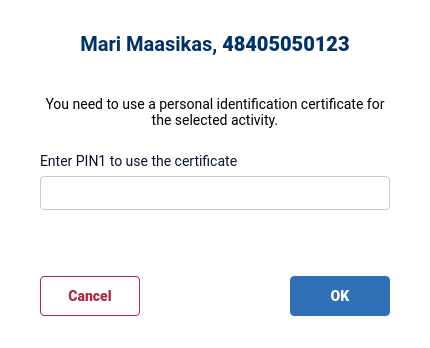
<?xml version="1.0" encoding="UTF-8"?>
<ui version="4.0">
 <class>PinPopup</class>
 <widget class="QDialog" name="PinPopup">
  <property name="windowModality">
   <enum>Qt::WindowModal</enum>
  </property>
  <property name="geometry">
   <rect>
    <x>0</x>
    <y>0</y>
    <width>430</width>
    <height>348</height>
   </rect>
  </property>
  <property name="styleSheet">
   <string notr="true">QWidget {
font-family: Roboto, Helvetica;
font-size: 14px;
}
#PinPopup {
background-color: #FFFFFF;
border-radius: 4px;
}
#label {
color: #003168;
font-size: 20px;
font-weight: 700;
}
#labelPin {
color: #07142A;
}
#errorPin {
color: #AD2A45;
}
QLineEdit {
padding: 10px 14px;
border: 1px solid #C4CBD8;
border-radius: 4px;
color: #07142A;
background-color: white;
placeholder-text-color: #607496;
font-size: 16px;
}
QPushButton {
padding: 0px 12px;
border-radius: 4px;
border: 1px solid #AD2A45;
color: #AD2A45;
font-weight: 700;
}
QPushButton:hover {
background-color: #F5EBED;
}
QPushButton:pressed {
background-color: #E1C1C6;
}
QPushButton:default {
color: #ffffff;
border-color: #2F70B6;
background-color: #2F70B6;
}
QPushButton:default:hover {
background-color: #2B66A6;
}
QPushButton:default:pressed {
background-color: #215081;
}
QPushButton:default:disabled {
background-color: #2F70B6;
}</string>
  </property>
  <layout class="QVBoxLayout" name="PinPopupLayout" stretch="0,0,0">
   <property name="spacing">
    <number>40</number>
   </property>
   <property name="sizeConstraint">
    <enum>QLayout::SetDefaultConstraint</enum>
   </property>
   <property name="leftMargin">
    <number>40</number>
   </property>
   <property name="topMargin">
    <number>32</number>
   </property>
   <property name="rightMargin">
    <number>40</number>
   </property>
   <property name="bottomMargin">
    <number>32</number>
   </property>
   <item>
    <widget class="QLabel" name="label">
     <property name="minimumSize">
      <size>
       <width>350</width>
       <height>0</height>
      </size>
     </property>
     <property name="focusPolicy">
      <enum>Qt::TabFocus</enum>
     </property>
     <property name="text">
      <string notr="true">&lt;b&gt;Mari Maasikas,&lt;/b&gt; 48405050123</string>
     </property>
     <property name="alignment">
      <set>Qt::AlignCenter</set>
     </property>
     <property name="wordWrap">
      <bool>true</bool>
     </property>
    </widget>
   </item>
   <item>
    <layout class="QVBoxLayout" name="layoutContent">
     <property name="spacing">
      <number>24</number>
     </property>
     <item>
      <widget class="QLabel" name="text">
       <property name="focusPolicy">
        <enum>Qt::TabFocus</enum>
       </property>
       <property name="text">
        <string>You need to use a personal identification certificate for the selected activity.</string>
       </property>
       <property name="alignment">
        <set>Qt::AlignCenter</set>
       </property>
       <property name="wordWrap">
        <bool>true</bool>
       </property>
      </widget>
     </item>
     <item>
      <layout class="QVBoxLayout" name="pinLayout">
       <property name="spacing">
        <number>6</number>
       </property>
       <item>
        <widget class="QLabel" name="labelPin">
         <property name="text">
          <string>Enter PIN1 to use the certificate</string>
         </property>
         <property name="buddy">
          <cstring>pin</cstring>
         </property>
        </widget>
       </item>
       <item>
        <widget class="QLineEdit" name="pin">
         <property name="echoMode">
          <enum>QLineEdit::Password</enum>
         </property>
        </widget>
       </item>
       <item>
        <widget class="QLabel" name="errorPin">
         <property name="minimumSize">
          <size>
           <width>0</width>
           <height>20</height>
          </size>
         </property>
         <property name="focusPolicy">
          <enum>Qt::TabFocus</enum>
         </property>
        </widget>
       </item>
      </layout>
     </item>
    </layout>
   </item>
   <item>
    <layout class="QHBoxLayout" name="buttonLayout">
     <property name="spacing">
      <number>0</number>
     </property>
     <item>
      <widget class="QPushButton" name="cancel">
       <property name="minimumSize">
        <size>
         <width>100</width>
         <height>40</height>
        </size>
       </property>
       <property name="cursor">
        <cursorShape>PointingHandCursor</cursorShape>
       </property>
       <property name="text">
        <string>Cancel</string>
       </property>
       <property name="autoDefault">
        <bool>false</bool>
       </property>
      </widget>
     </item>
     <item>
      <spacer name="buttonSpacer">
       <property name="orientation">
        <enum>Qt::Horizontal</enum>
       </property>
       <property name="sizeHint" stdset="0">
        <size>
         <width>40</width>
         <height>20</height>
        </size>
       </property>
      </spacer>
     </item>
     <item>
      <widget class="QPushButton" name="ok">
       <property name="enabled">
        <bool>false</bool>
       </property>
       <property name="minimumSize">
        <size>
         <width>100</width>
         <height>40</height>
        </size>
       </property>
       <property name="cursor">
        <cursorShape>PointingHandCursor</cursorShape>
       </property>
       <property name="text">
        <string notr="true">OK</string>
       </property>
       <property name="default">
        <bool>true</bool>
       </property>
      </widget>
     </item>
    </layout>
   </item>
  </layout>
 </widget>
 <resources/>
 <connections/>
</ui>
